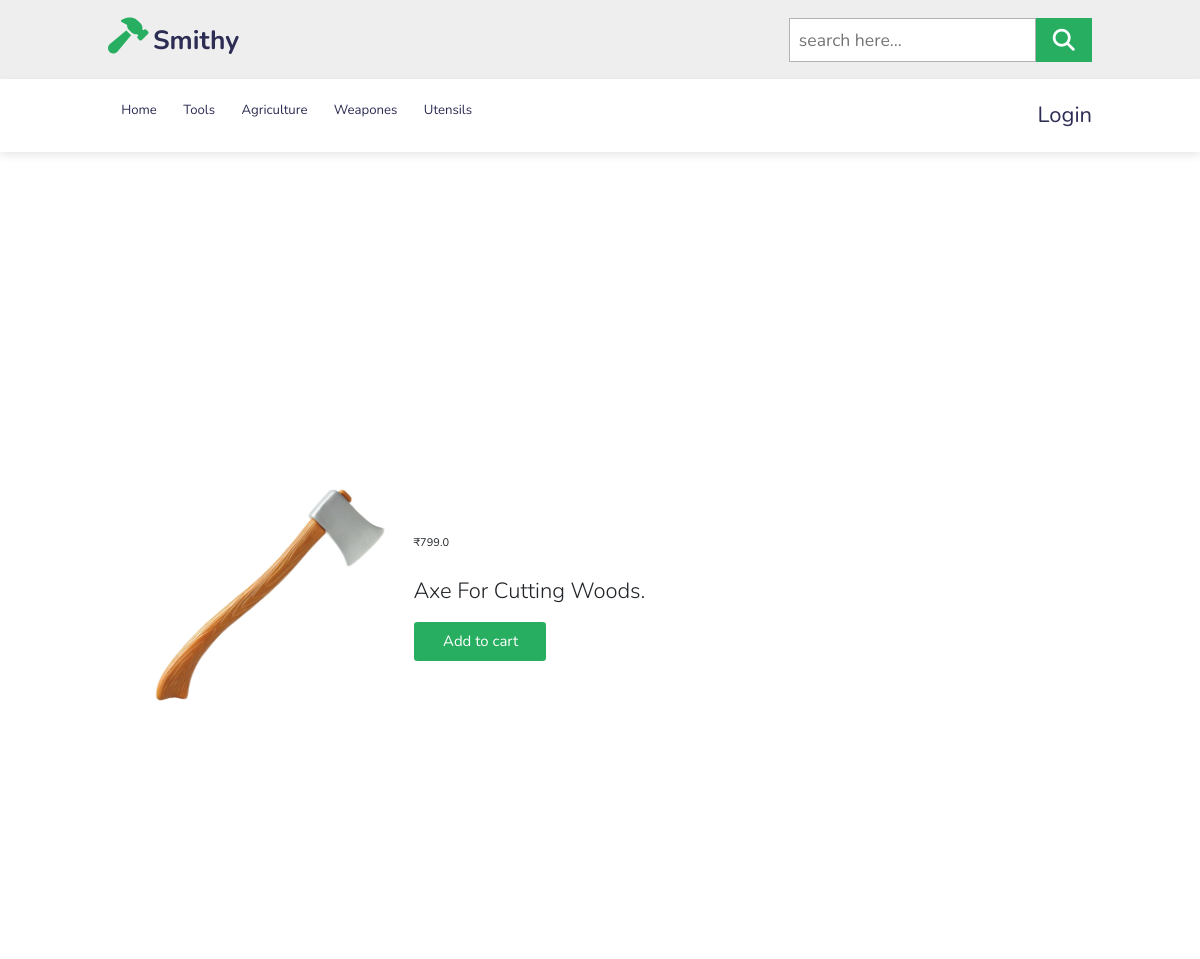
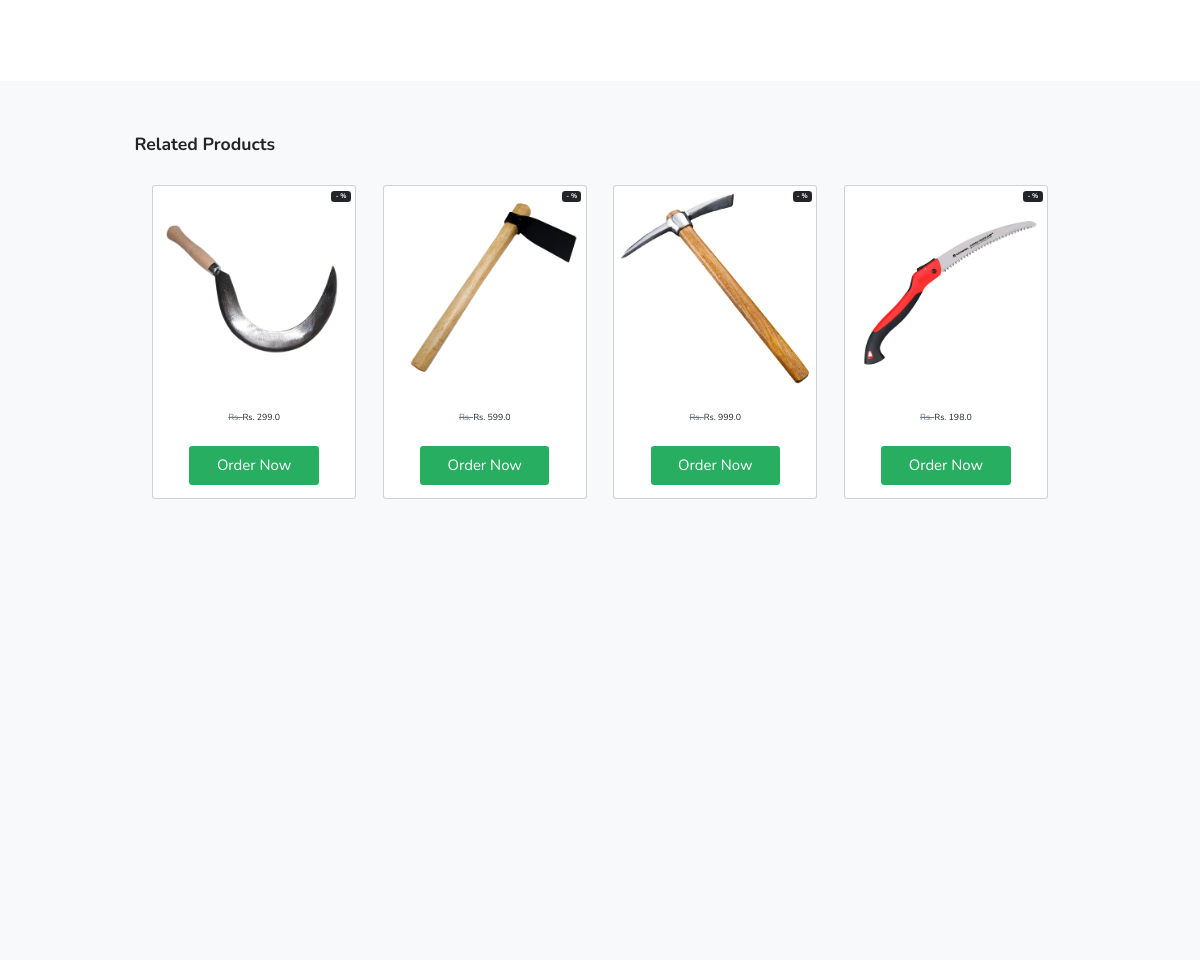
Screenshot of /product-details/3 with the database file from the repository (2 pictures, top to bottom).
### shop/models.py (models this page shows, shortened)
class Product(models.Model):
    title = models.CharField(max_length=100)
    selling_price = models.FloatField()
    discounted_price = models.FloatField()
    percentage = models.IntegerField()
    description = models.TextField()
    category = models.CharField(choices=CATEGORY_CHOICES, max_length=1)
    product_image = models.ImageField(upload_to='static/image/')
    @property
    def percentage(self):
        return int(((self.selling_price - self.discounted_price) * 100)/self.selling_price)

### shop/views.py (the view)
# urls.py: path('product-details/<product_id>',views.product_details,name='product_details'),
def product_details(request, product_id):
    product = get_object_or_404(Product, id=product_id)
    similar_products = Product.objects.filter(
        category=product.category).exclude(id=product.id)[:4]
    context = {
        'product_details': product,
        'similar_products': similar_products,
    }
    return render(request, 'shop/product_details.html', context)

### shop/templates/shop/product_details.html (shortened to what this page needs)
{% extends 'base.html' %} {% load static %} {% block content %}
<section class="product">
  <div class="box-container container px-4 px-lg-5 my-5">
    <div class="row gx-4 gx-lg-5 align-items-center">
      <div class="col-md-4">
        <img
          class="card-img-top mb-5 mb-md-0"
          src="/{{product_details.product_image}}"
          alt="..."
        />
      </div>
      <div class="col-md-8">
        <div class="fs-5 mb-5">
          <span>₹{{product_details.discounted_price}}</span>
        </div>
        <p class="display-6">{{product_details.description | safe}}</p>
        <div class="d-flex">
          <div class="d-flex">
            <form action="/add-to-cart">
              <button class="btn" type="submit">
                Add to cart
              </button>
            </form>
          </div>
        </div>
      </div>
    </div>
  </div>
</section>
<section class="py-5 bg-light">
  <div class="container px-4 px-lg-5 mt-5">
    <h2 class="fw-bolder mb-4">Related products</h2>
    <div
      class="row gx-4 gx-lg-5 row-cols-2 row-cols-md-3 row-cols-xl-4 justify-content-center"
    >
      {% for similar_product in similar_products %}
      <div class="col mb-5">
        <div class="card h-100">
          <div
            class="badge bg-dark text-white position-absolute"
            style="top: 0.5rem; right: 0.5rem"
          >
           - {{similar_product.discount}} %
          </div>
          <img
            class="card-img-top"
            src="/{{similar_product.product_image}}"
            alt="..."
          />
          <div class="card-body p-4">
            <div class="text-center">
              <span class="text-muted text-decoration-line-through"
                >Rs. {{similar_product.price}}</span
              >
              Rs. {{similar_product.discounted_price}}
            </div>
          </div>
          <div class="card-footer p-4 pt-0 border-top-0 bg-transparent">
            <div class="text-center">
                <a href="{% url 'shop:product_details' similar_product.id %}" class="btn">Order Now</a>
            </div>
          </div>
        </div>
      </div>
      {% empty %}
      <li>No similar products found.</li>
      {% endfor %}
    </div>
  </div>
</section>
{% endblock %}

### shop/static/shop/style.css (style rules this page uses)
:root { --green: #27ae60; --black: #2c2c54; }
* { font-family: 'Nunito', sans-serif; margin: 0; padding: 0; box-sizing: border-box; outline: none; border: none; text-decoration: none; text-transform: capitalize; transition: all .2s linear; }
html { font-size: 62.5%; overflow-x: hidden; scroll-padding-top: 6.5rem; scroll-behavior: smooth; }
a { text-decoration: none; }
section { padding: 2rem 9%; }
.btn { display: inline-block; margin-top: 1rem; background: var(--green); color: #fff; padding: .8rem 3rem; font-size: 1.7rem; text-align: center; cursor: pointer; }
.product .box-container { display: flex; flex-wrap: wrap; gap: 1.5rem; }
@media (max-width:1200px) { html { font-size: 55%; } }
.container form { width: 100%; padding: auto; transition: margin-left 0.18s ease; }

### shop/static/shop/cart.css (style rules this page uses)
:root { --green: #27ae60; --black: #2c2c54; }
.btn { background-color: #27ae60; }
* { font-family: 'Nunito', sans-serif; margin: 0; padding: 0; box-sizing: border-box; outline: none; border: none; text-decoration: none; text-transform: capitalize; transition: all .2s linear; }
html { font-size: 62.5%; overflow-x: hidden; scroll-padding-top: 6.5rem; scroll-behavior: smooth; }
.overflow-scroll,.row { padding: 2rem; }
.d-flex { gap: 4.5rem; }
@media (max-width:1200px) { html { font-size: 55%; } }
@media (min-width: 1025px) { .container { height: 100vh !important; } }

### rows the page displays
Product: product_image (picture), discounted_price "799.0", description "Axe For Cutting Woods."
Product: product_image (picture), discounted_price "299.0"
Product: product_image (picture), discounted_price "599.0"
Product: product_image (picture), discounted_price "999.0"
Product: product_image (picture), discounted_price "198.0"
